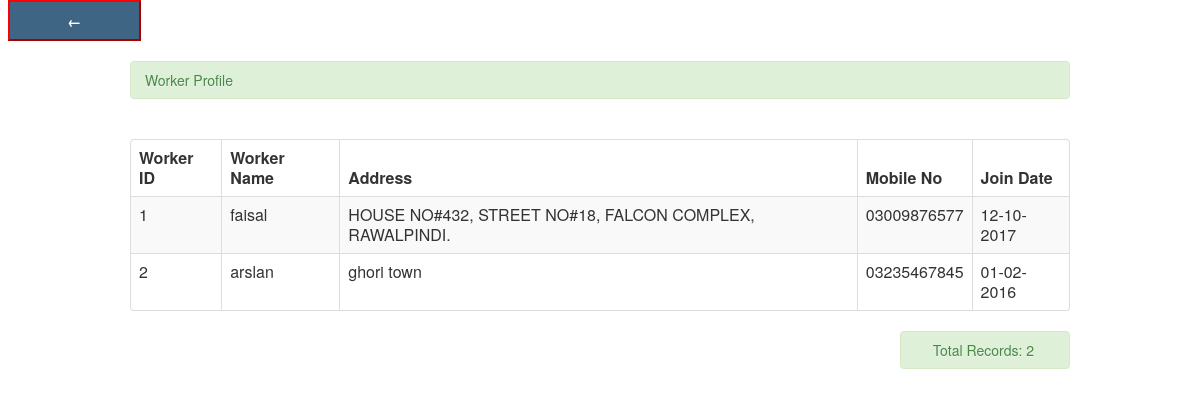
Page /pages/actionview_worker.php on the committed database.
### tables this page shows
CREATE TABLE IF NOT EXISTS `worker` (
  `worker_Id` int(11) NOT NULL AUTO_INCREMENT,
  `worker_name` varchar(25) NOT NULL,
  `worker_address` varchar(400) NOT NULL,
  `worker_cellNo` varchar(17) NOT NULL,
  `join_date` varchar(15) NOT NULL,
  PRIMARY KEY (`worker_Id`)
);

### pages/actionview_worker.php (the view, shortened to what this page needs)
<head>
</head>
<?php
include('header.php');
?>
<body>
<a class="auto-style5" href="search_worker.php"><strong><span class="auto-style6">
<input class="auto-style7" style="border-bottom-color: #FF0000; border-color: #FF0000; width: 133px; height: 41px; border-left-color: #FF0000; border-right-color: #FF0000; border-top-color: #FF0000;" type="button" value="&#8592;"></span></strong></a><br>
<br>
<div class="container">
  <div class="alert alert-success">Worker Profile</div>
<br />
	     <table  class="table table-striped table-bordered">
                            <thead>
                                <tr>
                                    <th>Worker ID</th>
                                    <th>Worker Name</th>
                                    <th>Address</th>
                                    <th>Mobile No</th>
                                    <th>Join Date</th>
                                </tr>
                            </thead>
                            <tbody>
							<?php
							$query=mysql_query("select * from worker where worker_name like '%".$_POST['worker_name']."%' ORDER BY worker_Id")or die(mysql_error());
							while($row=mysql_fetch_array($query)){
							?>
										<tr>
                                         <td><?php echo $row['worker_Id'] ?></td>
                                         <td><?php echo $row['worker_name'] ?></td>
                                         <td><?php echo $row['worker_address'] ?></td>
                                         <td><?php echo $row['worker_cellNo'] ?></td>
                                         <td><?php echo $row['join_date'] ?></td>
                                          </tr>
						          <?php } ?>
                            </tbody>
                        </table>
						        <?php
                            $result = mysql_query("SELECT count(worker_name) FROM worker where worker_name like '%".$_POST['worker_name']."%' ") or die(mysql_error());
                            while ($rows = mysql_fetch_array($result)) {
                                ?>
                                <div class="pull-right">
                                    <div class="span"><div class="alert alert-success"><i class="icon-credit-card icon-large"></i>&nbsp;Total Records:&nbsp;<?php echo $rows['count(worker_name)']; ?></div></div>
                                </div>
                            <?php }
                            ?>
</div>
</body>
</html>

### pages/actionview_worker.php (style rules this page uses)
.auto-style5 { text-decoration: none; }
.auto-style6 { font-size: xx-large; }
.auto-style7 { color: #FFFFFF; font-weight: bold; background-color: #3E6684; }

### rows in the picture
worker: worker_Id "1", worker_name "faisal", worker_address "HOUSE NO#432, STREET NO#18, FALCON COMPLEX, RAWALPINDI.", worker_cellNo "03009876577", join_date "12-10-2017"
worker: worker_Id "2", worker_name "arslan", worker_address "ghori town", worker_cellNo "03235467845", join_date "01-02-2016"

### other values in the picture
$rows['count(worker_name)'] "2"
